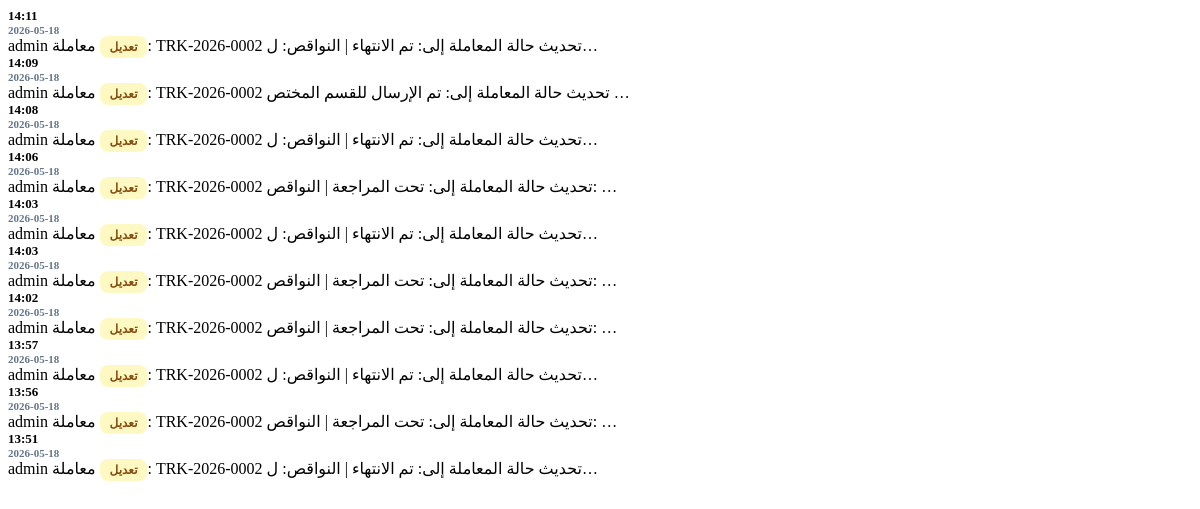
The page /dashboard/activities-partial/ (signed in) on the database as committed earlier.
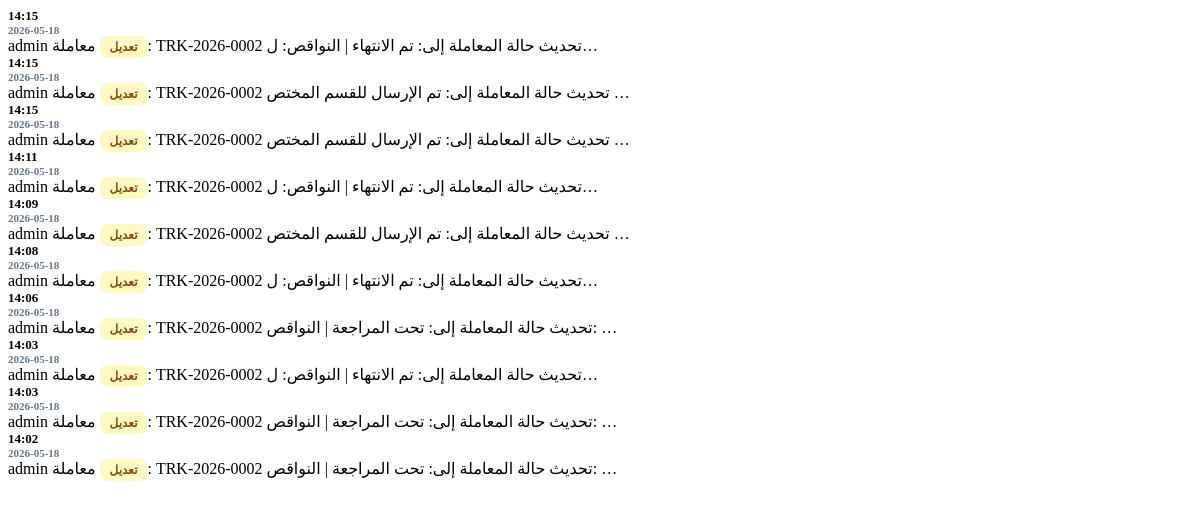
The same page on the database as committed later.
### eams/models.py (models this page shows, shortened)
class AuditLog(models.Model):
    ACTION_CHOICES = (
        ('upload', 'رفع'),
        ('edit', 'تعديل'),
        ('delete', 'حذف'),
        ('view', 'عرض'),
    )
    user = models.ForeignKey(User, on_delete=models.SET_NULL, null=True, verbose_name="المستخدم")
    action = models.CharField(max_length=20, choices=ACTION_CHOICES, verbose_name="العملية")
    document_title = models.CharField(max_length=255, verbose_name="عنوان الوثيقة")
    timestamp = models.DateTimeField(auto_now_add=True, verbose_name="الوقت")
    details = models.TextField(blank=True, null=True, verbose_name="التفاصيل")

### eams/views.py (the view)
# urls.py: path('dashboard/activities-partial/', views.dashboard_activities_partial, name='dashboard_activities_partial'),
@login_required
def dashboard_activities_partial(request):
    activities = AuditLog.objects.order_by('-timestamp')[:10]
    return render(request, 'eams/partials/activities.html', {'activities': activities})

### templates/eams/partials/activities.html
{% for log in activities %}
<tr style="border-bottom: 1px solid #f1f5f9;">
    <td style="padding: 15px 20px;">
        <div style="font-weight: 900; color: #000; font-size: 13px;">{{ log.timestamp|date:"H:i" }}</div>
        <div style="font-size: 11px; color: #64748b; font-weight: 700;">{{ log.timestamp|date:"Y-m-d" }}</div>
    </td>
    <td style="padding: 15px 20px; font-weight: 800; font-size: 14px; color: #000;">{{ log.user.username }}</td>
    <td style="padding: 15px 20px;">
        {% if log.action == 'upload' %}
        <span style="background: #dcfce7; color: #166534; padding: 4px 10px; border-radius: 8px; font-size: 12px; font-weight: 900;">{{ log.get_action_display }}</span>
        {% elif log.action == 'delete' %}
        <span style="background: #fee2e2; color: #991b1b; padding: 4px 10px; border-radius: 8px; font-size: 12px; font-weight: 900;">{{ log.get_action_display }}</span>
        {% elif log.action == 'edit' %}
        <span style="background: #fef9c3; color: #854d0e; padding: 4px 10px; border-radius: 8px; font-size: 12px; font-weight: 900;">{{ log.get_action_display }}</span>
        {% else %}
        <span style="background: #eff6ff; color: #1e40af; padding: 4px 10px; border-radius: 8px; font-size: 12px; font-weight: 900;">{{ log.get_action_display }}</span>
        {% endif %}
    </td>
    <td style="padding: 15px 20px; font-weight: 700; font-size: 13px;">{{ log.document_title|default:"---" }}</td>
    <td style="padding: 15px 20px; font-size: 12px; color: #64748b; font-weight: 700;">{{ log.details|truncatechars:50 }}</td>
</tr>
{% empty %}
<tr>
    <td colspan="5" style="text-align: center; padding: 30px; color: #64748b; font-weight: 800;">لا يوجد نشاط مسجل</td>
</tr>
{% endfor %}

Rows that differ between the two databases and show on the page:
no longer on this page (row unchanged): AuditLog: timestamp "13:57", timestamp "2026-05-18", user.username "admin", action "تعديل", document_title "معاملة: TRK-2026-0002", details "تحديث حالة المعاملة إلى: تم الانتهاء | النواقص: ل…"
no longer on this page (row unchanged): AuditLog: timestamp "13:56", timestamp "2026-05-18", user.username "admin", action "تعديل", document_title "معاملة: TRK-2026-0002", details "تحديث حالة المعاملة إلى: تحت المراجعة | النواقص: …"
no longer on this page (row unchanged): AuditLog: timestamp "13:51", timestamp "2026-05-18", user.username "admin", action "تعديل", document_title "معاملة: TRK-2026-0002", details "تحديث حالة المعاملة إلى: تم الانتهاء | النواقص: ل…"
added AuditLog: timestamp "14:15", timestamp "2026-05-18", user.username "admin", action "تعديل", document_title "معاملة: TRK-2026-0002", details "تحديث حالة المعاملة إلى: تم الانتهاء | النواقص: ل…"
added AuditLog: timestamp "14:15", timestamp "2026-05-18", user.username "admin", action "تعديل", document_title "معاملة: TRK-2026-0002", details "تحديث حالة المعاملة إلى: تم الإرسال للقسم المختص …"
added AuditLog: timestamp "14:15", timestamp "2026-05-18", user.username "admin", action "تعديل", document_title "معاملة: TRK-2026-0002", details "تحديث حالة المعاملة إلى: تم الإرسال للقسم المختص …"
